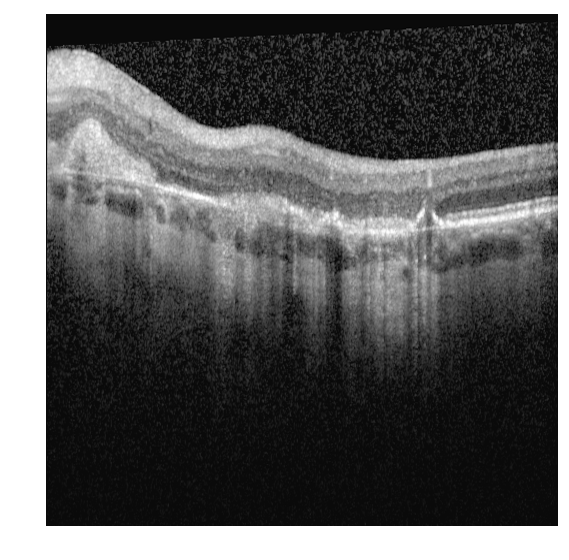
#> input picture Train-Data/NoSRF/input_0_1.png, 569 x 560 px, given as the content of the folder Test-Data, which was not available
$ python find_blobs.py
#> lines starting #> are read from the running program, lines starting #| are printed output that depends on the picture; after the words box and inside, x2 and y2 are one past the last pixel; in counts of white or black regions, pixels touching at a corner belong together; pictures that were not available may be replaced by others from this repository, and a replacement may not be noted
### image_preprocessing.py
import numpy as np
# import matplotlib.pyplot as plt
from skimage import color
from skimage import io, exposure
import matplotlib.pyplot as plt


def rm_white_frame(img):
    '''removes white frame around image'''

    # create a negative (to invert the white frame into black, to fill with 0)
    img = 1 - img

    h, w, d = img.shape
    #left limit
    for i in range(w):
        if np.sum(img[:, i, :]) > 0:
            break
    #right limit
    for j in range(w - 1, 0, -1):
        if np.sum(img[:, j, :]) > 0:
            break

    #top limit
    for k in range(h):
        if np.sum(img[k, :, :]) > 0:
            break
    #bottom limit
    for l in range(h - 1, 0, -1):
        if np.sum(img[l, :, :]) > 0:
            break

    cropped = img[k:l + 1, i:j + 1, :].copy()
    #back to normal
    cropped = 1 - cropped

    return cropped


def preprocess(img):
    if (img.shape[2]==4):
        img = color.rgba2rgb(img)

    img = rm_white_frame(img)
    img = color.rgb2gray(img)
    """Performs Sigmoid Correction on the input image. Increases contrast (OPTIONAL to uncomment)"""
    #img = exposure.adjust_sigmoid(img, cutoff=0.5, gain=5, inv=False)
    return img

### segmentation.py
from skimage import color
import matplotlib.pyplot as plt
import numpy as np
from sklearn import cluster
from tqdm import tqdm
from pathlib import Path

import image_preprocessing
import get_img_paths


def segmentation(gray_image, nclust=3):
    """Applies K-Means segmentation to gray image, returning segmented image and labels matrix

    The matrix contains labels in range(nclust) in the order of brightness

    Args:
        gray_image (Image Array): grayscale image
        nclust (int, optional): number of means to be used in K-means. Defaults to 3.

    Returns:
        (Img, Label_Array): Tuple of segmented image and label array
    """
    image = color.gray2rgb(gray_image)

    x, y, z = image.shape
    image_2d = image.reshape(x * y, z)
    image_2d.shape

    kmeans_cluster = cluster.KMeans(n_clusters=nclust)
    kmeans_cluster.fit(image_2d)
    cluster_centers = kmeans_cluster.cluster_centers_
    cluster_labels = kmeans_cluster.labels_
    segmented_img = cluster_centers[cluster_labels].reshape(x, y, z)
    cluster_labels_matrix = cluster_labels.reshape(x, y)

    # relabel the clusters such that 0 is darkest and nclust-1 is brightest
    sorted_labels = _sort_labels(segmented_img, cluster_labels_matrix)
    new_labels_matrix = np.zeros_like(cluster_labels_matrix)
    for i in range(nclust):
        new_labels_matrix[cluster_labels_matrix == sorted_labels[i]] = i
    cluster_labels_matrix = new_labels_matrix
    return segmented_img, cluster_labels_matrix


def _sort_labels(segmented_image, lables):
    """Returns a list of labels in the order of brightness

    Args:
        segmented_image (Image Array): Segmented Image
        lables (Array): Array of labels for each pixel

    Returns:
        [int]: List of labels in the order of brightness
    """
    label_brightness = []
    for lable in range(np.max(lables) + 1):
        label_brightness.append(np.max(segmented_image[lables == lable]))
    sorted_labels = np.argsort(label_brightness)
    return sorted_labels


# [47 lines that do not run on import are left out]

### retina_mask.py
from skimage import filters
import matplotlib.pyplot as plt
import numpy as np
from scipy import ndimage as ndi
import scipy.signal
from tqdm import tqdm

import image_preprocessing
import get_img_paths
import segmentation
from pathlib import Path


# not used anywhere anymore
# [14 lines left out: function retinal_mask, not called in this run]


def rpe_upper_edge(img):
    """Generates a mask for estimate of the upper edge of RPE layer

    Args:
        img (Image Array): Grayscale Image

    Returns:
        2D Array: Binary Mask
    """
    # find brightest segment
    nclust = 4
    seg_img, labels = segmentation.segmentation(img, nclust=nclust)
    mask = labels == nclust - 1

    # find relevant edges of mask, and only keep bottom-most edge pixels
    mask = filters.sobel_h(mask) > 0

    prev = -1
    for col in range(0, mask.shape[1]):
        indices = np.nonzero(mask[:, col])[0]

        if (len(indices) > 0):
            max_ind = indices[len(indices) - 1]
            # apply threshold of max 20 pixels
            if (np.abs(max_ind - prev) > 20 and prev != -1):
                # too far, set all to 0
                mask[indices, col] = 0
            else:
                # bottom-most ok, set others to 0
                prev = max_ind
                mask[indices[:-1], col] = 0

    # fill in gaps
    ys, xs = np.nonzero(mask)
    sorted_indices = np.argsort(xs)
    new_xs = np.arange(np.min(xs), np.max(xs) + 1)
    new_ys = np.interp(new_xs, xs[sorted_indices], ys[sorted_indices])
    # smooth curve
    new_ys = scipy.signal.medfilt(new_ys, kernel_size=31)
    new_ys = new_ys.astype('int64')
    # create new mask
    mask = np.zeros_like(img)
    mask[new_ys, new_xs] = 1
    return mask


# [40 lines that do not run on import are left out]

### get_img_paths.py
from pathlib import Path


# [11 lines left out: function train_data, not called in this run]


def test_data(path_str='Test-Data'):
    """Returns a list of test data images

    Args:
        path_str (str, optional): path towards test data folder. Defaults to 'Test-Data'.

    Returns:
        [Path]: list of image paths
    """
    path = Path(path_str)
    img_paths = list(path.glob('*png'))
    return img_paths


# [10 lines left out: functions _get_healthy_data, _get_srf_data, not called in this run]

### find_blobs.py
import numpy as np
import matplotlib.pyplot as plt
from pathlib import Path
from skimage import util, exposure, feature
from tqdm import tqdm

import get_img_paths
import retina_mask
import image_preprocessing


def find_dark_blobs(img):
    """Uses Laplacian of Gaussians to identify round regions (blobs) that are darker that their surroundsings

    These blobs are candidates for sub-retinal fluid which typically appears as dark 'blobs' within the retina.

    Args:
        img (Image Array): grayscale image

    Returns:
        2D Array: Each row is y-coord, x-coord, radius
    """
    # invert image as exposure.blob_log finds light blobs, whereas SRF is dark
    img = util.invert(img)
    # gamma exposure seems to increase sensitivity
    img = exposure.adjust_gamma(img, gamma=2.5)
    blobs = feature.blob_log(img,
                             min_sigma=2,
                             max_sigma=20,
                             num_sigma=20,
                             threshold=0.15,
                             overlap=1,
                             exclude_border=(65))
    # convert sigma vals in third to column to radii
    blobs[:, 2] = blobs[:, 2] * np.sqrt(2)
    return blobs


def filter_blobs(img, blobs):
    """Filters candidate blobs to eliminate non-SRF blobs

    Args:
        img (Image Array): grayscale image
        blobs (2D Array): each row is y-coord, x-coord, radius

    Returns:
        2D Array: filtered blobs
    """

    # Filter: not too far above RPE layer
    rpe_edge = retina_mask.rpe_upper_edge(img)
    thresh = 20
    bool_mask = np.zeros(blobs.shape[0], dtype='bool')
    for i, blob in enumerate(blobs):
        y, x, r = blob.astype('int64')
        # if edge within y : y + r + thresh vertical interval
        if np.any(rpe_edge[y:y + r + thresh, x]):
            bool_mask[i] = True
    blobs = blobs[bool_mask]
    return blobs


def plot_blobs(axes, blobs):
    """Utility function to plot blobs in-place on axes

    Args:
        axes: single set of matplotlib axes
        blobs (2D Array): each row is y-coord, x-coord, radius
    """
    for blob in blobs:
        y, x, r = blob
        c = plt.Circle((x, y), r, color='red', linewidth=2, fill=False)
        axes.add_patch(c)


def plot_blobbing_process(img):
    """Function to perform and plot the blobbing process

    Plots three images: all detected blobs; edge used for proximity filtering; the remaining blobs after filtering

    Args:
        img (Image Array): Gray, preprocessed retinal image

    Returns:
        (fig, axes): tuple of matplotlib figure and axes
    """
    fig, axes = plt.subplots(nrows=1, ncols=3)
    ax = axes.ravel()
    list(map(lambda x: x.set_axis_off(), ax))

    ax[0].imshow(img, cmap='gray')
    ax[0].set_title('All detected blobs', fontsize=10)
    blobs = find_dark_blobs(img)
    plot_blobs(ax[0], blobs)

    ax[1].imshow(retina_mask.rpe_upper_edge(img), cmap='gray')
    ax[1].set_title('PR-layer edge detection', fontsize=10)

    ax[2].imshow(img, cmap='gray')

    blobs = filter_blobs(img, blobs)
    plot_blobs(ax[2], blobs)
    ax[2].set_title('Filtered blobs', fontsize=10)  # change title?
    return fig, ax


if __name__ == '__main__':
    # Takes a little while to run, generates folders
    # with figures of blobs pre and post-filtering

    output_path = Path('blob_output')
    output_path = output_path / 'Test'
    output_path.mkdir(exist_ok=True)

    test_img = get_img_paths.test_data()
    for img_path in tqdm(test_img):
        img = plt.imread(img_path)
#> img is the input picture: shape (560, 569, 4) float32; mean R, G, B, A 0.371, 0.371, 0.371, 1
        img = image_preprocessing.preprocess(img)
#> in rm_white_frame, `cropped = img[k:l + 1, i:j + 1, :].copy()`:
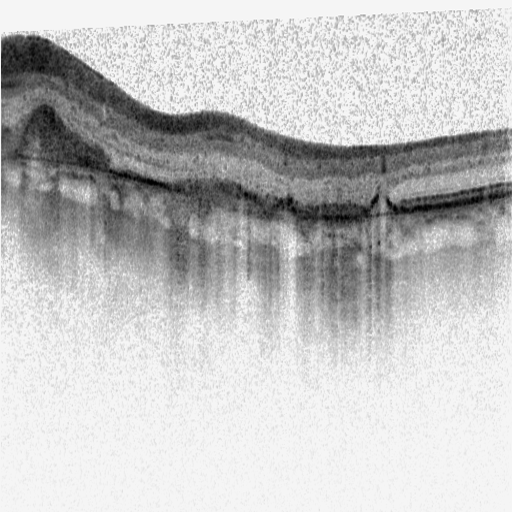
#> cropped: shape (512, 512, 3) float32; min 0, max 1, mean 0.765
        fig, axes = plot_blobbing_process(img)
#> in find_dark_blobs, `img = exposure.adjust_gamma(img, gamma=2.5)`:
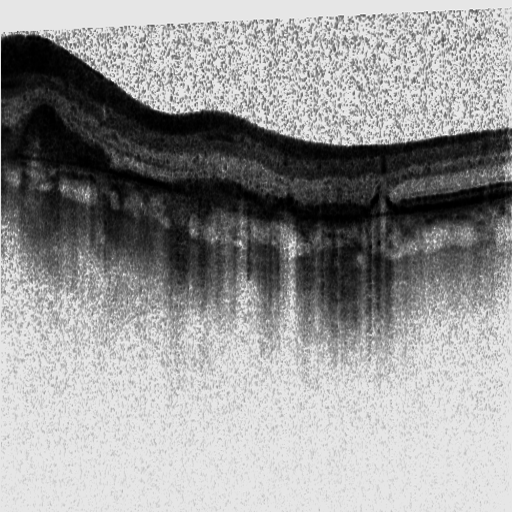
#> img: shape (512, 512) float32; min 8.67e-19, max 1, mean 0.597
#> in find_dark_blobs, `blobs = feature.blob_log(img, min_sigma=2, max_sigma=20, num_sigma=20,..`: blobs = 70 rows, first 8: [142, 335, 2], [245, 291, 8.63], [124, 260, 2], [79, 113, 2], [143, 344, 2], [243, 240, 2], [141, 373, 2.95], [95, 134, 2.95]
#> in plot_blobbing_process, `blobs = find_dark_blobs(img)`: blobs = 70 rows, first 8: [142, 335, 2.83], [245, 291, 12.21], [124, 260, 2.83], [79, 113, 2.83], [143, 344, 2.83], [243, 240, 2.83], [141, 373, 4.17], [95, 134, 4.17]
#> the loop in plot_blobs, `for blob in blobs:` made 70 passes
#> in segmentation, `sorted_labels = _sort_labels(segmented_img, cluster_labels_matrix)`:
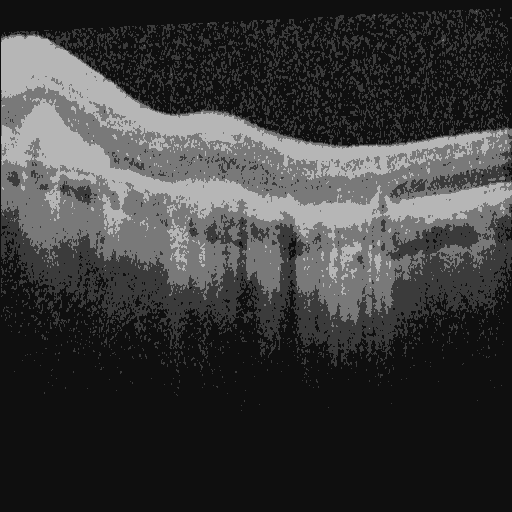
#> segmented_img: shape (512, 512, 3) float32; min 0.0615, max 0.717, mean 0.235
#> in rpe_upper_edge, `seg_img, labels = segmentation.segmentation(img, nclust=nclust)`:
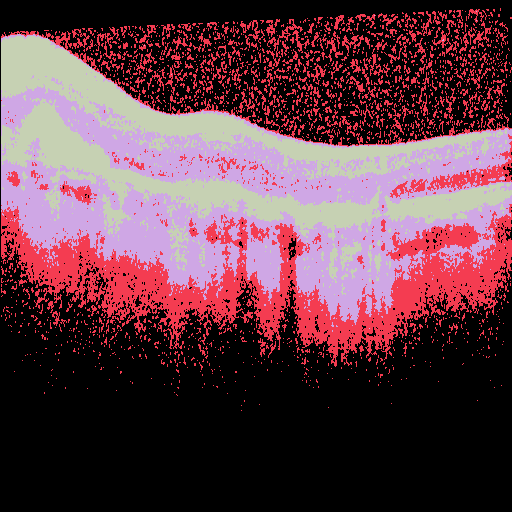
#> labels: shape (512, 512) int32; 4 distinct labels, from 0 to 3; one colour per label, 0 black
#> in rpe_upper_edge, `mask = labels == nclust - 1`:
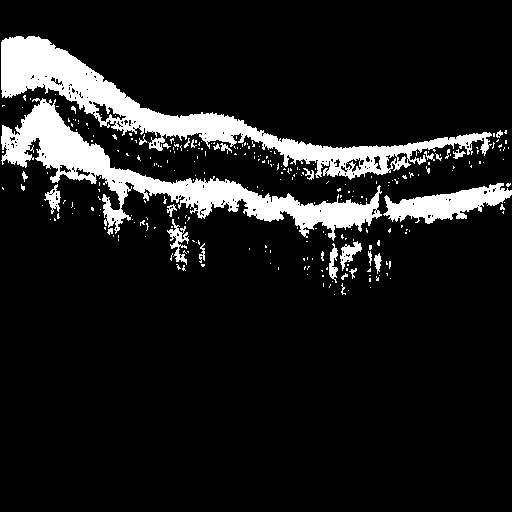
#> mask: shape (512, 512) bool; 11.3% white; 276 white regions (246 under 20 px), largest, box (x1, y1, x2, y2) and area: (1, 36, 492, 180) 12812, (1, 98, 382, 241) 11324, (383, 183, 512, 224) 2574
#> the loop in rpe_upper_edge, `for col in range(0, mask.shape[1]):` made 512 passes
#> (indices, max_ind, prev) on passes 1, 7, 8, 9, 10, 11: ([41, 42, 92, 135, 136, 159], 159, 159), ([37, 38, 39, 92, 125, 126, 127, 146, 150, 153, 156], 156, 156), ([37, 38, 39, 126, 127, 145, 150, 156], 156, 156), ([36, 37, 38, 39, 126, 127, 128, 145, 150], 150, 150), ([36, 37, 38, 39, 126, 127, 128, 129, 138, 139, 145, 150], 150, 150), ([36, 37, 38, 95, 127, 128, 129, 138, 139, 140, 141, 145], 145, 145)
#> after the loop in rpe_upper_edge, `for col in range(0, mask.shape[1]):`:
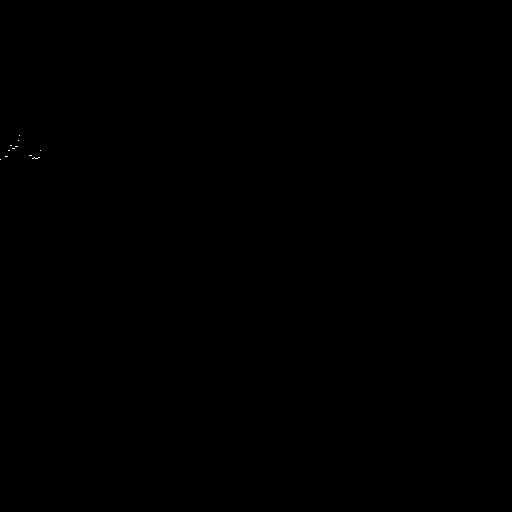
#> mask: shape (512, 512) bool; 0.01% white in thin lines or dots, all inside (x1, y1, x2, y2) = (0, 135, 41, 160)
#> in rpe_upper_edge, `ys, xs = np.nonzero(mask)`: ys = 28 values from 135 to 159; xs = 28 values, max 40 at index 12, min 0 at index 27, mean 21.21
#> in rpe_upper_edge, `sorted_indices = np.argsort(xs)`: sorted_indices = 28 values, max 27 at index 0, min 0 at index 15, mean 13.5
#> in rpe_upper_edge, `new_ys = np.interp(new_xs, xs[sorted_indices], ys[sorted_indices])`: new_ys = 41 values, max 159 at index 0, min 135 at index 19, mean 150.9
#> in rpe_upper_edge, `new_ys = scipy.signal.medfilt(new_ys, kernel_size=31)`: new_ys = 41 values, max 148 at index 13, min 145 at index 0, mean 147.1
#> the loop in rpe_upper_edge (call 2), `for col in range(0, mask.shape[1]):` made 512 passes
#> the loop in filter_blobs, `for i, blob in enumerate(blobs):` made 70 passes
#> (blob, y, x, r) on passes 1 to 8: ([142, 335, 2.83], 142, 335, 2), ([245, 291, 12.21], 245, 291, 12), ([124, 260, 2.83], 124, 260, 2), ([79, 113, 2.83], 79, 113, 2), ([143, 344, 2.83], 143, 344, 2), ([243, 240, 2.83], 243, 240, 2), ([141, 373, 4.17], 141, 373, 4), ([95, 134, 4.17], 95, 134, 4)
        fig.suptitle(img_path.name)
        plt.tight_layout()
        file_name = output_path / img_path.name
        plt.savefig(file_name, dpi=400, bbox_inches='tight')
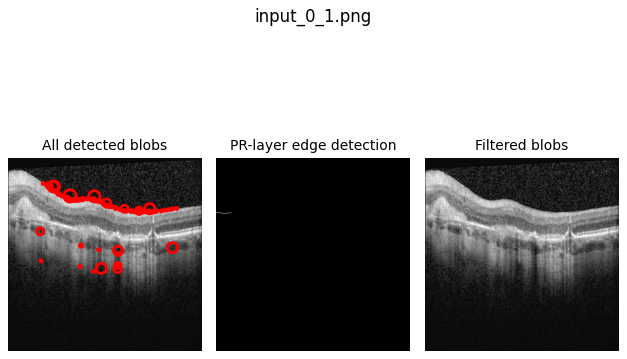
#> figure drawn by matplotlib, 3 panels
        # plt.show()
        plt.close()

$ run again, on Train-Data/SRF/input_1494_1.png
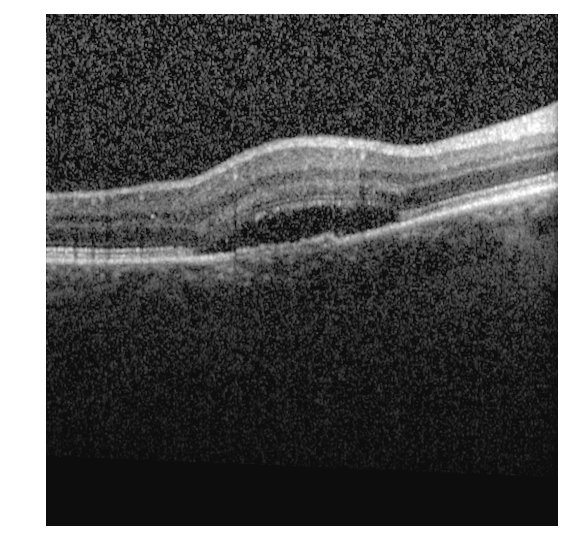
#> input picture Train-Data/SRF/input_1494_1.png, 569 x 560 px, given as the content of the folder Test-Data, which was not available
#> img is the input picture: shape (560, 569, 4) float32; mean R, G, B, A 0.35, 0.35, 0.35, 1
#> in find_dark_blobs, `blobs = feature.blob_log(img, min_sigma=2, max_sigma=20, num_sigma=20,..`: blobs = 328 rows, first 8: [127, 361, 2], [131, 201, 2], [67, 223, 2], [122, 384, 2], [109, 399, 2], [201, 121, 2], [89, 397, 2], [71, 121, 2]
#> in plot_blobbing_process, `blobs = find_dark_blobs(img)`: blobs = 328 rows, first 8: [127, 361, 2.83], [131, 201, 2.83], [67, 223, 2.83], [122, 384, 2.83], [109, 399, 2.83], [201, 121, 2.83], [89, 397, 2.83], [71, 121, 2.83]
#> the loop in plot_blobs, `for blob in blobs:` made 328 passes
#> the loop in rpe_upper_edge, `for col in range(0, mask.shape[1]):` made 512 passes
#> (indices, max_ind, prev) on passes 1 to 7: ([178, 179, 232, 233, 234, 238, 239], 239, 239), ([178, 179, 232, 233, 234, 238, 239], 239, 239), ([178, 179, 232, 233], 233, 233), ([178, 179, 180, 195, 232, 233], 233, 233), ([178, 179, 180, 195, 196, 232, 233], 233, 233), ([179, 180, 192, 193, 195, 196, 232, 233, 234], 234, 234), ([179, 180, 192, 193, 196, 232, 233, 234], 234, 234)
#> after the loop in rpe_upper_edge, `for col in range(0, mask.shape[1]):`:
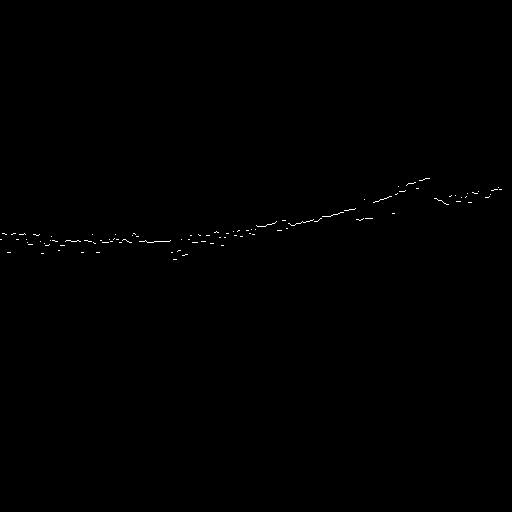
#> mask: shape (512, 512) bool; 0.18% white in thin lines or dots, all inside (x1, y1, x2, y2) = (0, 178, 502, 260)
#> ys = 479 values from 178 to 259; xs = 479 values, max 501 at index 32, min 0 at index 306, mean 243.7
#> sorted_indices = 479 values, max 478 at index 176, min 0 at index 418, mean 239
#> in rpe_upper_edge, `new_ys = np.interp(new_xs, xs[sorted_indices], ys[sorted_indices])`: new_ys = 502 values, max 259 at index 173, min 178 at index 425, mean 223.4
#> in rpe_upper_edge, `new_ys = scipy.signal.medfilt(new_ys, kernel_size=31)`: new_ys = 502 values, max 250 at index 172, min 183 at index 411, mean 222.9
#> in rpe_upper_edge, `new_ys = new_ys.astype('int64')`: new_ys = 502 values, max 250 at index 172, min 183 at index 411, mean 222.8
#> the loop in rpe_upper_edge (call 2), `for col in range(0, mask.shape[1]):` made 512 passes
#> (indices, max_ind, prev) on passes 1 to 8: ([178, 179, 233, 234, 239, 240], 240, 240), ([178, 179, 232, 233, 234, 239, 240], 240, 240), ([178, 179, 232, 233, 234, 239], 239, 239), ([178, 179, 180, 195, 232, 233, 234], 234, 234), ([178, 179, 180, 195, 232, 233, 234], 234, 234), ([179, 180, 195, 232, 233, 234], 234, 234), ([179, 180, 195, 232, 233, 234, 252], 252, 252), ([179, 180, 232, 233, 234, 251, 252], 252, 252)
#> rpe_edge: shape (512, 512) float32; values 0 (black) and 1 (white), 0.2% white in thin lines or dots, all inside (x1, y1, x2, y2) = (0, 175, 512, 243)
#> the loop in filter_blobs, `for i, blob in enumerate(blobs):` made 328 passes
#> the loop in plot_blobs (call 2), `for blob in blobs:` made 46 passes
#> blob on passes 1 to 8: [227, 230, 2.83], [204, 346, 5.51], [205, 318, 12.21], [205, 273, 14.89], [235, 183, 2.83], [217, 302, 2.83], [235, 165, 4.17], [212, 323, 2.83]
#> `plt.savefig(file_name, dpi=400, bbox_inches='tight')`:
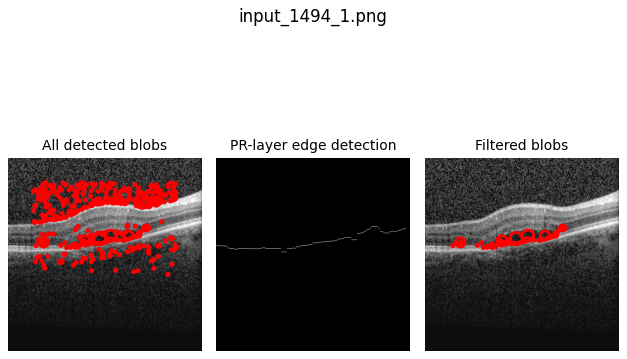
#> figure drawn by matplotlib, 3 panels
